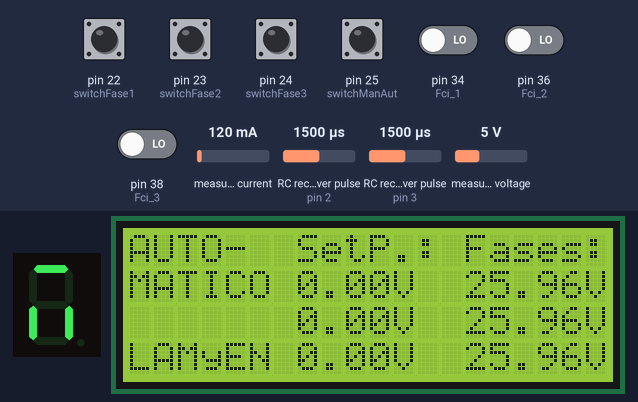
Simulated run of this sketch. Board: Arduino Mega 2560, built with avr-gcc and run on an emulated ATmega2560. Parts: 1-digit seven-segment display, 20×4 character LCD. Wiring (inferred from the names in the program): 2 × RC receiver channel: data pin 2 / data pin 3; 1-digit 7-segment display, segments lit when HIGH: segments pin 32, pin 31, pin 30, pin 29, pin 28, pin 27, pin 26. The test bench sets the inputs (shaded band); at power-on: pin 22 (switchFase1), pin 23 (switchFase2), pin 24 (switchFase3), pin 25 (switchManAut) HIGH, pin 34 (Fci_1), pin 36 (Fci_2), pin 38 (Fci_3) LOW, measured voltage 5 V, measured current 120 mA, RC receiver pulse (sensors on pin 2, pin 3) 1500 µs. The segment pins are drawn as the display they are named for; what the sketch prints to the serial monitor is not drawn.

Above: at 1.4 s.
1.5 s: pin 25 (switchManAut) pulled LOW for 1 s
At 3.3 s:
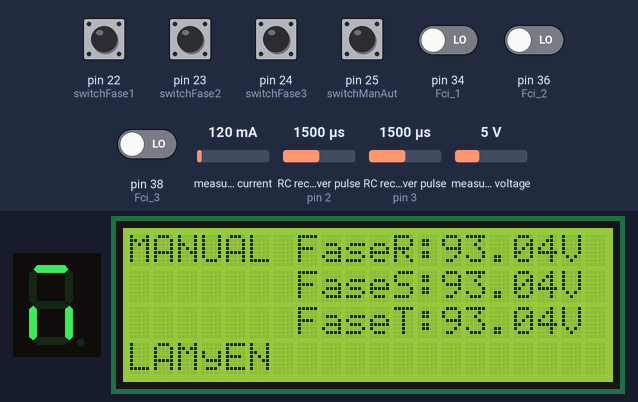
5.9 s: pin 34 (Fci_1) driven HIGH
At 6.7 s:
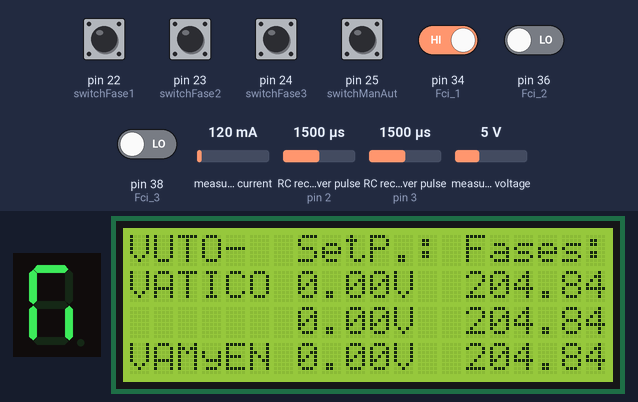
9.3 s: pin 36 (Fci_2) driven HIGH
At 10.1 s:
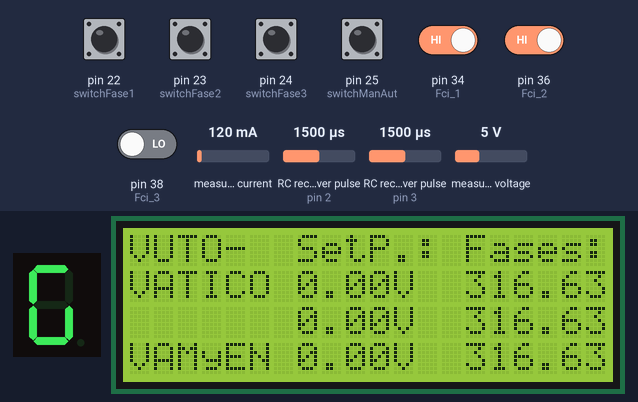
12.7 s: pin 38 (Fci_3) driven HIGH
At 13.5 s:
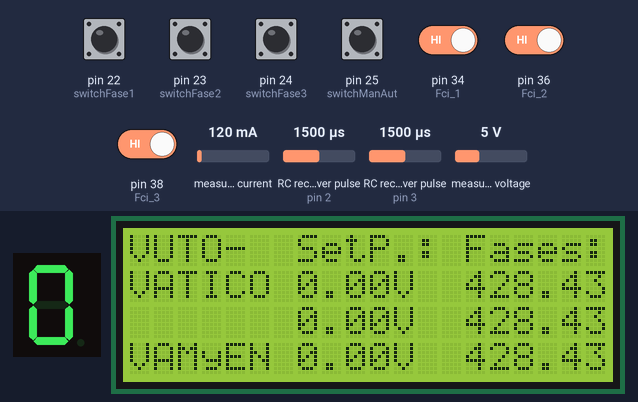
16.1 s: measured voltage set to 0.3 V
At 16.9 s:
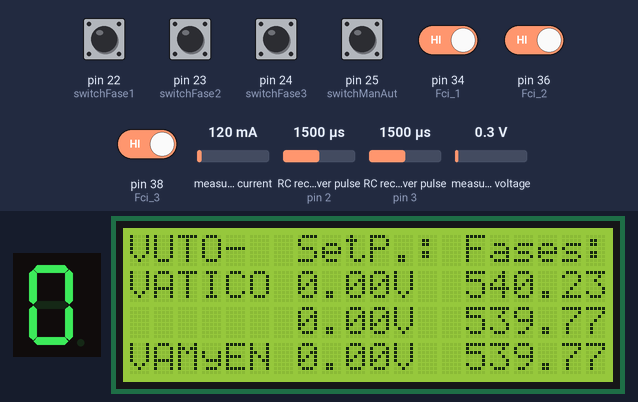
18.5 s: pin 22 (switchFase1) pulled LOW for 1 s
At 31.2 s:
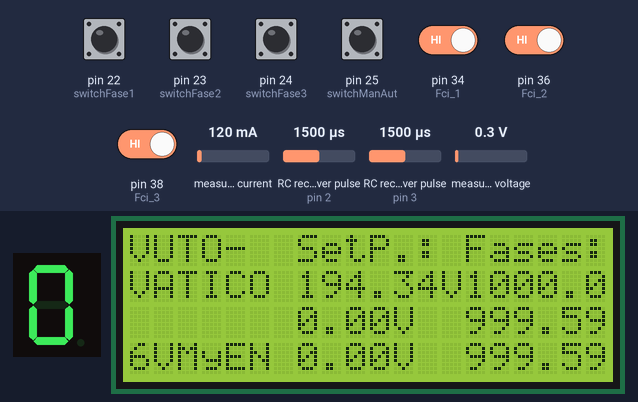
Timing chart, 0 to 32.7 s (numbered marks = the images above; inputs shaded):
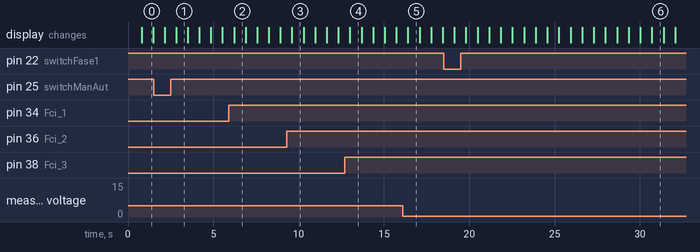

Measured:
- after the input at 1.5 s, the display: first differs from a run without the input after 1.3 s (image 1)
- after the input at 5.9 s, the display: changes after 0.31 s (image 2)
- after the input at 9.3 s, the display: changes after 0.31 s (image 3)
- after the input at 12.7 s, the display: changes after 0.31 s (image 4)
- what the display in image 0 shows lasts 0.7 s, from 0.8 s to 1.5 s

The sketch:

Autotrafo_V1.6.ino
```cpp
#include <LiquidCrystal_I2C.h>
LiquidCrystal_I2C lcd(0x3F,20,4);//Direccion de LCD
#include <Wire.h>

#include "EmonLib.h"             // Include Emon Library
EnergyMonitor emon1;             // Create an instance 1
EnergyMonitor emon2;             // Create an instance 2
EnergyMonitor emon3;             // Create an instance 3


  //----variables para sensor de tension-----

  int i = 0;

  float tenvals1 = 0.0;
  float tenvals2 = 0.0;
  float tenvals3 = 0.0;

  float Vrms1 = 0.0;
  float Vrms2 = 0.0;
  float Vrms3 = 0.0;

  //----------------------------------------

  float setPointFase1, setPointFase2, setPointFase3, Fase1, Fase2, Fase3;

  int lectura1, lectura2, lectura3;


  int switchFase1 = 22;
  int switchFase2 = 23;
  int switchFase3 = 24;

  int switchManAut = 25;

  int pasos = 26;

  int direccion1 = 27;
  int enable1 = 28;

  int direccion2 = 29;
  int enable2 = 30;

  int direccion3 = 31;
  int enable3 = 32;

  //--------------Finales de Carrera------

  int Fcs_1=33;
  int Fci_1=34;

  int Fcs_2=35;
  int Fci_2=36;

  int Fcs_3=37;
  int Fci_3=38;

  //----Configuraciones del encoder----

  const int channelPinA = 2;
  const int channelPinB = 3;

  const int timeThreshold = 20;
  long timeCounter = 0;

  const int maxSteps = 1024;
  volatile int ISRCounter = 0;
  volatile int ISRCounterM = 0;
  int counter1 = 800;
  int counter2 = 800;
  int counter3 = 800;
  int ISRCounterMPrev;
  int ISRCounterPrev;

  volatile int IsCW = 1;

  //-------------------------------------

  void leerEncoder();
  void setPoint();
  void leerTension();
  void ajuste();
  void cotrolManual();
  void mostrarPatallaA();
  void mostrarPatallaM();


void setup() {
   //-------------Configuracion LCD-------------

  lcd.init();
  lcd.begin(20,4);
  lcd.clear();
  lcd.backlight();// Indicamos medidas de LCD
  Wire.begin(); //configura el bus I2C estableciendo arduino como MASTER

  //----------------------------------------

  //----Configuracion de sensor de voltaje----

  emon1.voltage(2, 352 , 1.7);  // Voltage: input pin, calibration, phase_shift
  emon2.voltage(3, 352 , 1.7);  // Voltage: input pin, calibration, phase_shift
  emon3.voltage(4, 352 , 1.7);  // Voltage: input pin, calibration, phase_shift

  //------------------------------------------

  //----Configuracion Entradas/Salidas------

  pinMode(switchFase1, INPUT_PULLUP);
  pinMode(switchFase2, INPUT_PULLUP);
  pinMode(switchFase3, INPUT_PULLUP);

  pinMode(switchManAut, INPUT_PULLUP);

  pinMode(pasos, OUTPUT);

  pinMode(enable1, OUTPUT);
  pinMode(direccion1, OUTPUT);

  pinMode(enable2, OUTPUT);
  pinMode(direccion2, OUTPUT);

  pinMode(enable3, OUTPUT);
  pinMode(direccion3, OUTPUT);

//----------------

  pinMode (Fcs_1, INPUT);
  pinMode (Fci_1,INPUT);

  pinMode (Fcs_2,INPUT);
  pinMode (Fci_2,INPUT);;

  pinMode (Fcs_3,INPUT);
  pinMode (Fci_3,INPUT);

//----------------

  digitalWrite(enable1, HIGH); // PRUEBA TB 6560
  digitalWrite(enable2, HIGH);
  digitalWrite(enable3, HIGH);


  //-----------------------------------

  //----Configuraciones del encoder----

   pinMode(channelPinA, INPUT_PULLUP);
   Serial.begin(9600);
   attachInterrupt(digitalPinToInterrupt(channelPinA), doEncodeA, CHANGE);
   attachInterrupt(digitalPinToInterrupt(channelPinB), doEncodeB, CHANGE);

  //----------------------------------

}

void loop() {

  if(digitalRead(switchManAut)){

    setPoint();

    leerTension();

    ajuste();

    mostrarPatallaA();

  }

  else{

    controlManual();

    leerTension();

    mostrarPatallaM();

  }

}


void setPoint(){

  //----Codigo para leer el encoder------------------------------

  if (ISRCounter > ISRCounterPrev){

     if(!digitalRead(switchFase1) && counter1 < 1024){
       counter1= counter1+4;
       setPointFase1 = counter1 * 250.0 / 1024.0;
      }

      if(!digitalRead(switchFase2) && counter2 < 1024){
       counter2= counter2+4;
       setPointFase2 = counter2 * 250.0 / 1024.0;
      }

      if(!digitalRead(switchFase3) && counter3 < 1024){
       counter3= counter3+4;
       setPointFase3 = counter3 * 250.0 / 1024.0;
      }

      ISRCounterPrev = ISRCounter;

   }

    if (ISRCounter < ISRCounterPrev){

      if(!digitalRead(switchFase1) && counter1 > 0){
       counter1= counter1-4;
       setPointFase1 = counter1 * 250.0 / 1024.0;
      }

       if(!digitalRead(switchFase2) && counter2 > 0){
       counter2= counter2-4;
       setPointFase1 = counter2 * 250.0 / 1024.0;
      }

       if(!digitalRead(switchFase3) && counter3 > 0){
       counter3= counter3-4;
       setPointFase3 = counter3 * 250.0 / 1024.0;
      }

      ISRCounterPrev = ISRCounter;
    }

   Serial.println(ISRCounter);


  //------------------------------------------------------------


}

void leerTension(){


    emon1.calcVI(20,2000);         // Calculate all. No.of half wavelengths (crossings), time-out
    emon2.calcVI(20,2000);         // Calculate all. No.of half wavelengths (crossings), time-out
    emon3.calcVI(20,2000);         // Calculate all. No.of half wavelengths (crossings), time-out

    Vrms1 = (emon1.Vrms - 3);
    Vrms2 = (emon2.Vrms - 3);
    Vrms3 = (emon3.Vrms - 3);

    tenvals1 += Vrms1;
    tenvals2 += Vrms2;
    tenvals3 += Vrms3;


  Fase1 = (tenvals1/10) + ((240-(tenvals1/10))*0.015); // Se le aplico una formula de correcion para un error de 3 volt en 40Vca
  Fase2 = (tenvals2/10) + ((240-(tenvals2/10))*0.015); // Se le aplico una formula de correcion para un error de 3 volt en 40Vca
  Fase3 = (tenvals3/10) + ((240-(tenvals3/10))*0.015); // Se le aplico una formula de correcion para un error de 3 volt en 40Vca


}

void ajuste(){

  //------ajuste fase 1------------

  float LimSup1 , LimInf1; // Corresponde a Fase 1
  LimSup1 = setPointFase1*1.01 ; // Limite Superior de seteo
  LimInf1 = setPointFase1*0.99 ; // Limite Inferior de seteo

  if( Fase1 < LimInf1 || Fase1 > LimSup1 ){
    if( Fase1 < LimInf1 && Fase1 < 250 && digitalRead(Fcs_1)){
      digitalWrite(enable1, LOW); // Se cambio el estado según configuración del tb6560
      digitalWrite(direccion1, LOW);

    }
    if( Fase1 > LimSup1 && Fase1 > 0.0 && digitalRead(Fci_1)){
      digitalWrite(enable1, LOW);
      digitalWrite(direccion1, HIGH);

    }

    digitalWrite(enable1, HIGH);

  }

 //-------------------------------

 //------ajuste fase 2------------

  float LimSup2 , LimInf2; // Corresponde a Fase 1
  LimSup2 = setPointFase2*1.01 ; // Limite Superior de seteo
  LimInf2 = setPointFase2*0.99 ; // Limite Inferior de seteo

  if( Fase2 < LimInf2 || Fase2 > LimSup2  ){
    if( Fase2 < LimInf2 && Fase2 < 250 && digitalRead(Fcs_2) ){
      digitalWrite(enable2, LOW);
      digitalWrite(direccion2, LOW);

    }
    if( Fase2 > LimSup2 && Fase2 > 0.0 && digitalRead(Fci_2) ){
      digitalWrite(enable2, LOW);
      digitalWrite(direccion2, HIGH);

    }

    digitalWrite(enable2, HIGH);

  }

  //-------------------------------

  //------ajuste fase 3------------

  float LimSup3 , LimInf3; // Corresponde a Fase 1
  LimSup3 = setPointFase3*1.01 ; // Limite Superior de seteo
  LimInf3 = setPointFase3*0.99 ; // Limite Inferior de seteo

  if( Fase3 < LimInf3 || Fase3 > LimSup3  ){
    if( Fase3 < LimInf3 && Fase3 < 250 && digitalRead(Fcs_3) ){
      digitalWrite(enable3, LOW);
      digitalWrite(direccion3, LOW);

    }
    if( Fase3 > LimSup3 && Fase3 > 0.0 && digitalRead(Fci_3) ){
      digitalWrite(enable3, LOW);
      digitalWrite(direccion3, HIGH);

    }

    digitalWrite(enable3, HIGH);

  }

  //------------------------------------

}


void controlManual(){

   //----Codigo para leer el encoder------------------------------


  //-------------------------------------------------------------

  if(ISRCounterM != ISRCounterMPrev){

    if(IsCW == 1){

      //-------control fase 1 sentido horario--------

      if(digitalRead(switchFase1)&& digitalRead(Fcs_1)){

        digitalWrite(enable1, LOW);
        digitalWrite(direccion1, LOW);

      }

      //---------------------------------------------

      //-------control fase 2 sentido horario--------

      if(digitalRead(switchFase2)&& digitalRead(Fcs_2)){

        digitalWrite(enable2, LOW);
        digitalWrite(direccion2, LOW);

      }

      //---------------------------------------------

      //-------control fase 3 sentido horario--------

      if(digitalRead(switchFase3)&& digitalRead(Fcs_3)){

        digitalWrite(enable3, LOW);
        digitalWrite(direccion3, LOW);


      }

      //---------------------------------------------


    }

    else{

      //-----control fase 1 sentido antihorario------

       if(digitalRead(switchFase1)&& digitalRead(Fci_1)){

        digitalWrite(enable1, LOW);
        digitalWrite(direccion1, HIGH);


      }

      //---------------------------------------------

      //-----control fase 2 sentido antihorario------

      if(digitalRead(switchFase2)&& digitalRead(Fci_2)){

        digitalWrite(enable2, LOW);
        digitalWrite(direccion2, HIGH);


      }

      //---------------------------------------------

      //-----control fase 3 sentido antihorario------

      if(digitalRead(switchFase3)&& digitalRead(Fci_3)){

        digitalWrite(enable3, LOW);
        digitalWrite(direccion3, HIGH);


      }


    }

    digitalWrite(enable1, HIGH);
    digitalWrite(enable2, HIGH);
    digitalWrite(enable3, HIGH);

  }

  ISRCounterMPrev = ISRCounterM;

}

void mostrarPatallaA(){

  lcd.clear();
  lcd.setCursor(0,0);
  lcd.print("AUTO-");
  lcd.setCursor(0,1);
  lcd.print("MATICO");
  lcd.setCursor(0,3);
  lcd.print("LAMyEN");

  lcd.setCursor(7,0);
  lcd.print("SetP.:");
  lcd.setCursor(7,1);
  lcd.print(setPointFase1);
  lcd.print("V");
  lcd.setCursor(7,2);
  lcd.print(setPointFase2);
  lcd.print("V");
  lcd.setCursor(7,3);
  lcd.print(setPointFase3);
  lcd.print("V");

  lcd.setCursor(14,0);
  lcd.print("Fases:");
  lcd.setCursor(14,1);
  lcd.print(Fase1);
  lcd.print("V");
  lcd.setCursor(14,2);
  lcd.print(Fase2);
  lcd.print("V");
  lcd.setCursor(14,3);
  lcd.print(Fase3);
  lcd.print("V");


}

void mostrarPatallaM(){

  lcd.clear();
  lcd.setCursor(0,0);
  lcd.print("MANUAL");
  lcd.setCursor(0,3);
  lcd.print("LAMyEN");

  lcd.setCursor(7,0);
  lcd.print("FaseR:");
  lcd.print(Fase1);
  lcd.print("V");
  lcd.setCursor(7,1);
  lcd.print("FaseS:");
  lcd.print(Fase2);
  lcd.print("V");
  lcd.setCursor(7,2);
  lcd.print("FaseT:");
  lcd.print(Fase3);
  lcd.print("V");

}


void doEncodeA()
{
   if (millis() > timeCounter + timeThreshold)
   {
      if (digitalRead(channelPinA) == digitalRead(channelPinB))
      {
         IsCW = 1;
         ISRCounter++;
         ISRCounterM++;
      }
      else
      {
         IsCW = 2;
         ISRCounter--;
         ISRCounterM--;
      }
      timeCounter = millis();
   }
}

void doEncodeB()
{
   if (millis() > timeCounter + timeThreshold)
   {
      if (digitalRead(channelPinA) != digitalRead(channelPinB))
      {
         IsCW = 1;
         ISRCounter++;
         ISRCounterM++;
      }
      else
      {
         IsCW = 2;
         ISRCounter--;
         ISRCounterM--;
      }
      timeCounter = millis();
   }
}
```
